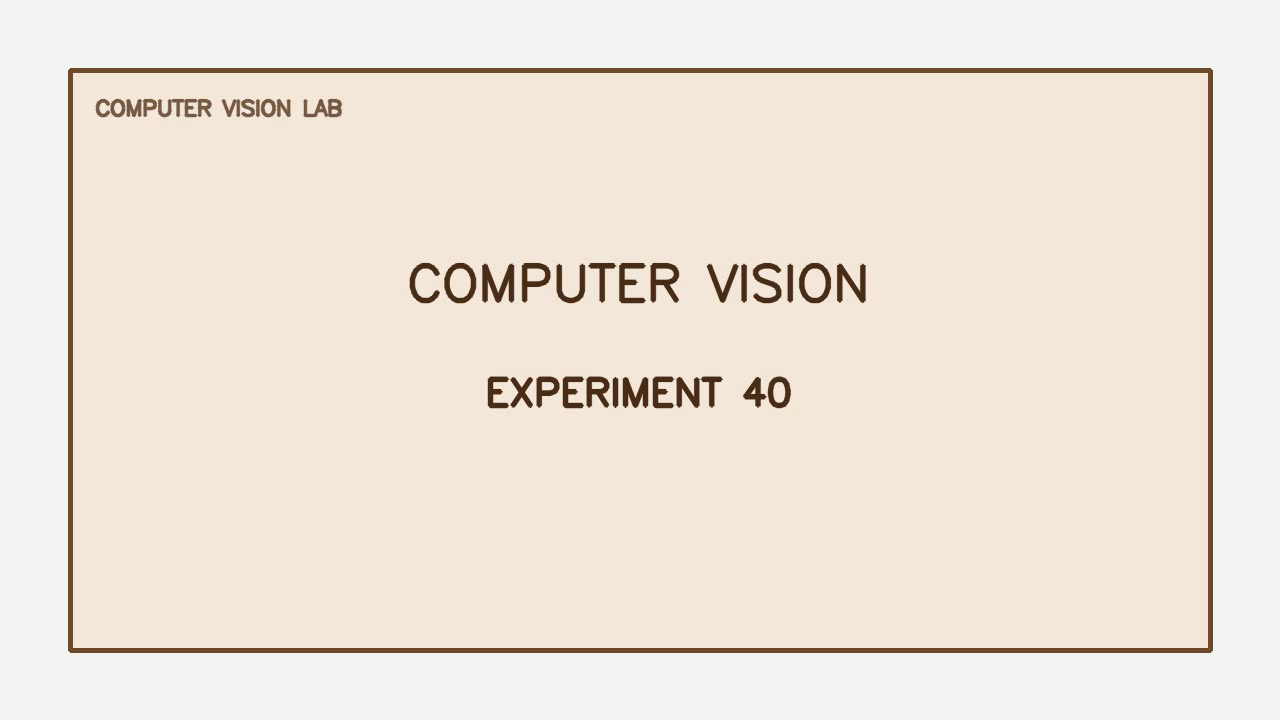
#> input picture frame 18 of Exp 40 – Extract Text from a Video Using OCR/text_video_input.mp4, 1280 x 720 px
$ python Exp40.py
#> lines starting #> are read from the running program, lines starting #| are printed output that depends on the picture
import cv2
import pytesseract

# Tesseract installation path in Windows
pytesseract.pytesseract.tesseract_cmd = r"C:\Program Files\Tesseract-OCR\tesseract.exe"

# Open video
cap = cv2.VideoCapture("text_video_input.mp4")

if not cap.isOpened():
    print("Video not found. Keep the video in the same folder as this Python file.")

else:
    frame_number = 0

    while True:
        ret, frame = cap.read()
#> frame is the input picture: shape (720, 1280, 3); mean B, G, R 217.7, 229.7, 238

        if not ret:
            break

        # Read text from one frame every 20 frames
        if frame_number % 20 == 0:
            gray = cv2.cvtColor(frame, cv2.COLOR_BGR2GRAY)
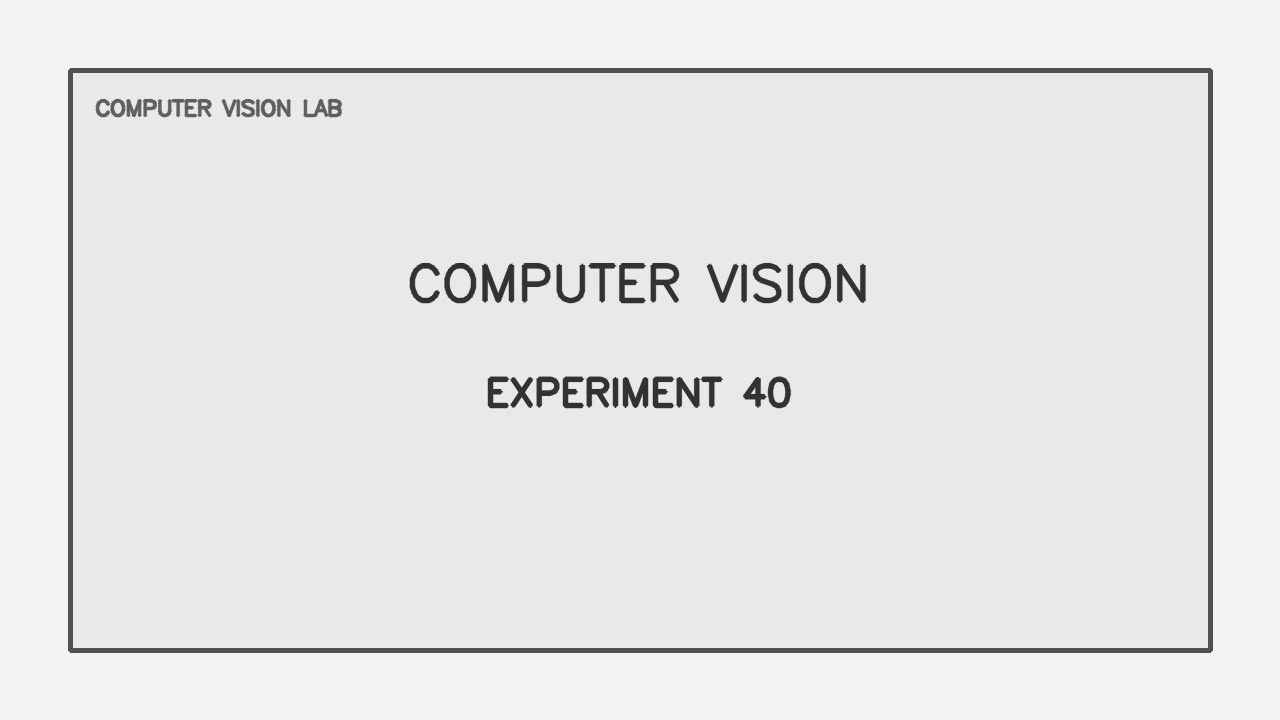
#> gray: shape (720, 1280); min 38, max 252, mean 231.1

#> (the run stopped early here; a loop or call above may not have finished)

$ run again, starting later in the video
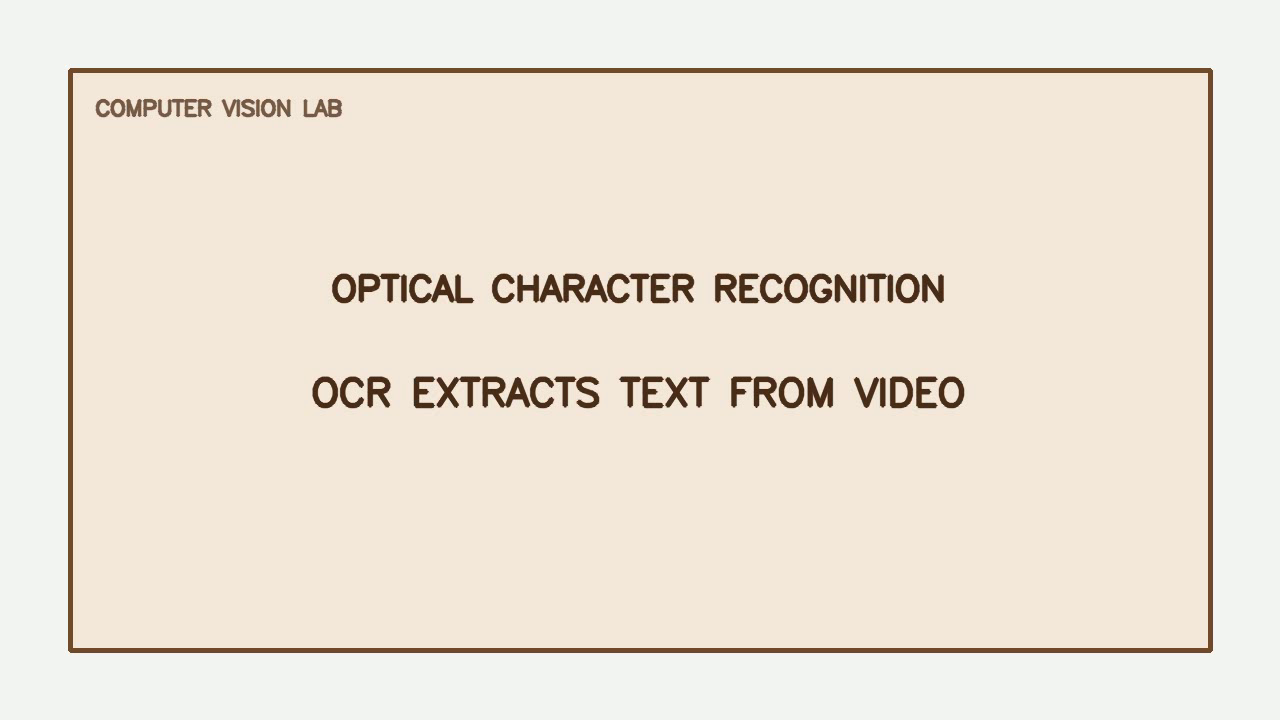
#> input picture frame 81 of Exp 40 – Extract Text from a Video Using OCR/text_video_input.mp4, 1280 x 720 px
#> frame is the input picture: shape (720, 1280, 3); mean B, G, R 216.4, 228.5, 236.9
#> `gray = cv2.cvtColor(frame, cv2.COLOR_BGR2GRAY)`:
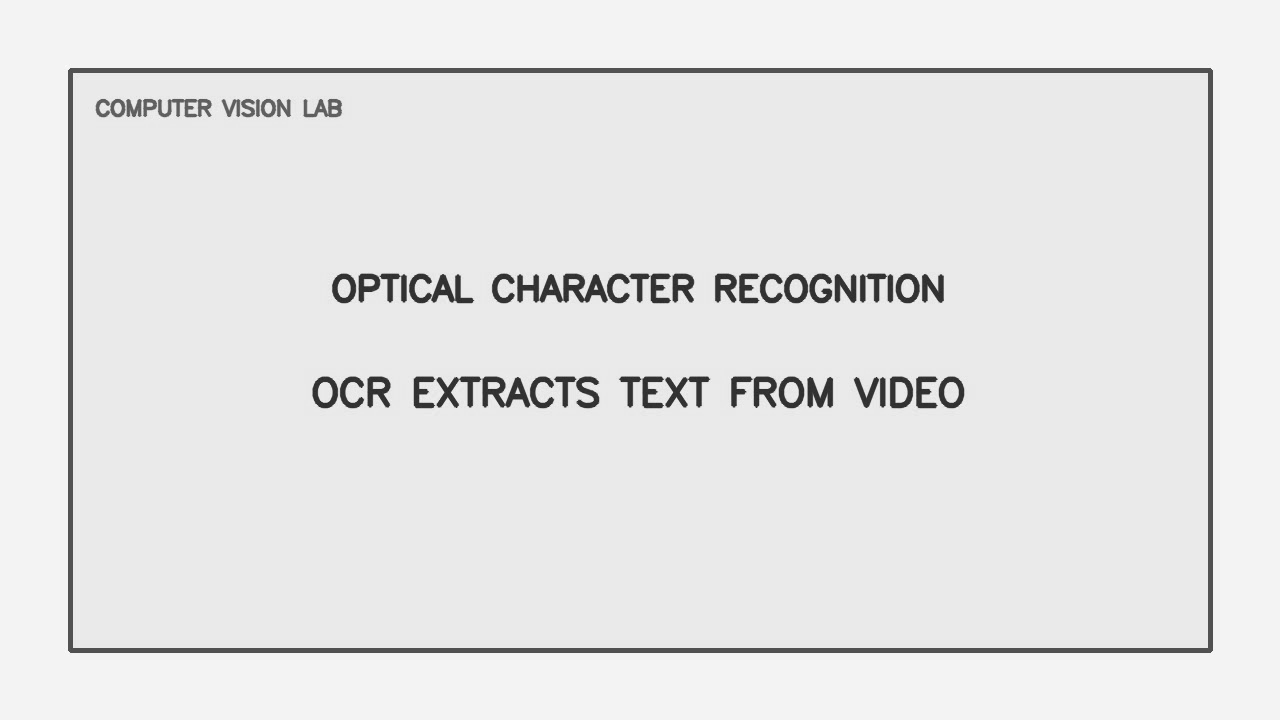
#> gray: shape (720, 1280); min 39, max 252, mean 229.9

$ run again, starting later in the video
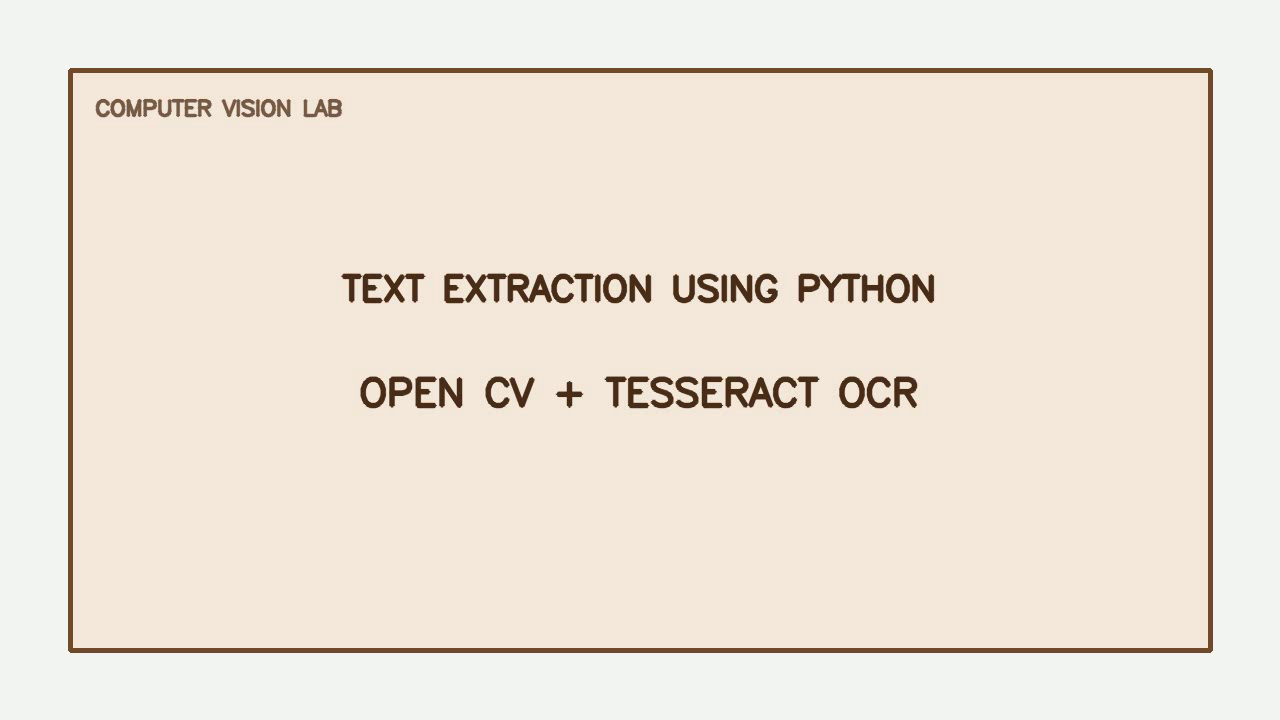
#> input picture frame 144 of Exp 40 – Extract Text from a Video Using OCR/text_video_input.mp4, 1280 x 720 px
#> frame is the input picture: shape (720, 1280, 3); mean B, G, R 216.9, 229, 237.3
#> `gray = cv2.cvtColor(frame, cv2.COLOR_BGR2GRAY)`:
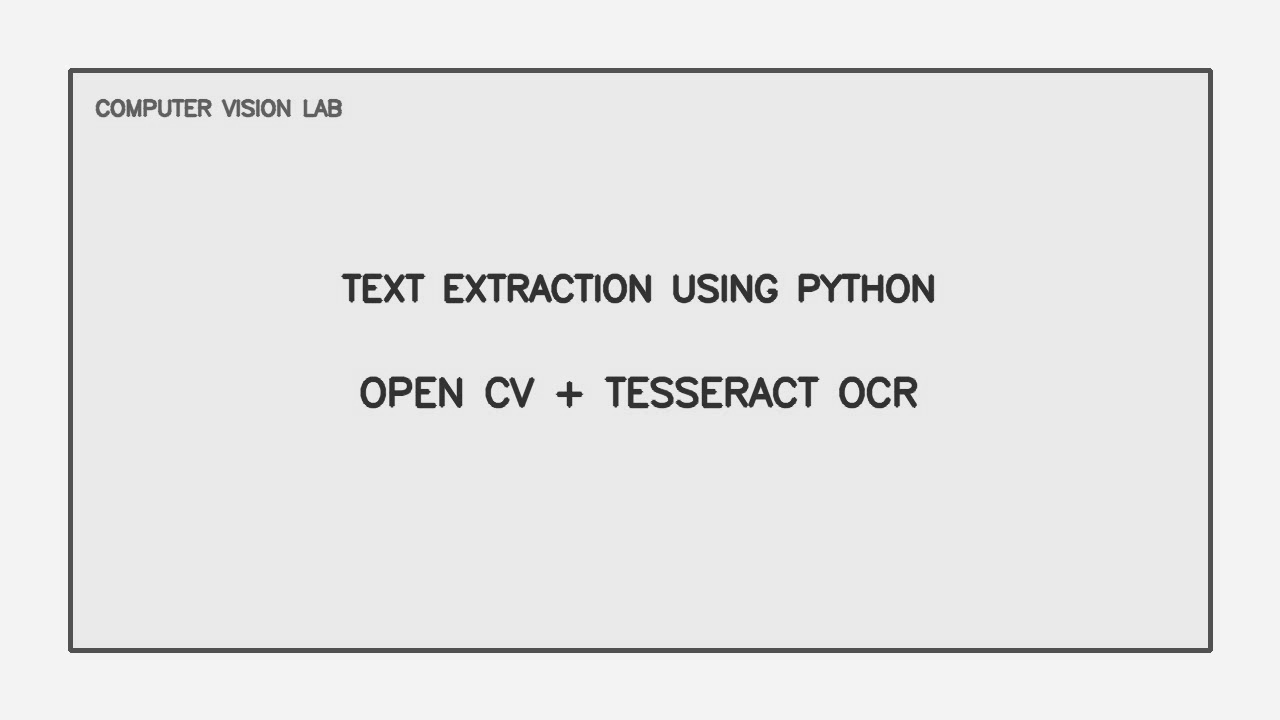
#> gray: shape (720, 1280); min 36, max 252, mean 230.3
